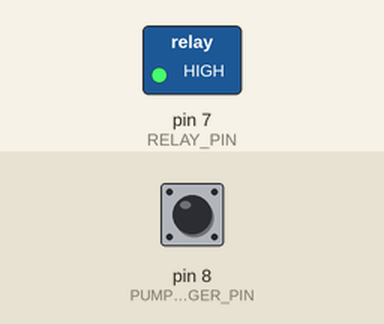
This sketch was run on a simulated Arduino Uno, built with avr-gcc and run on an emulated ATmega328P. On the bench: switched loads named in the sketch (green lamp = pin HIGH). Inputs (shaded band) come from the test bench; at power-on: pin 8 (PUMP_TRIGGER_PIN) HIGH. What the sketch prints to the serial monitor is not drawn.

Above: at 1.2 s.
1.3 s: pin 8 (PUMP_TRIGGER_PIN) pulled LOW for 0.15 s
At 2.6 s:
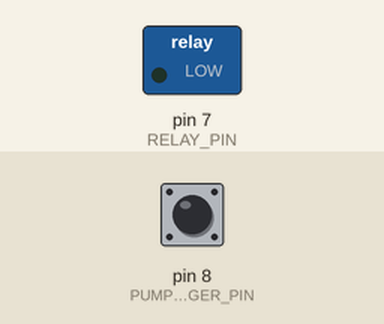
Timing chart, 0 to 22.7 s (numbered marks = the images above; inputs shaded):
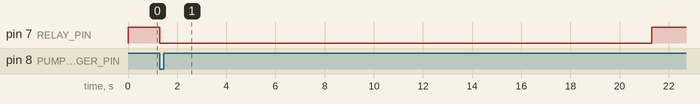

The sketch:

arduino.ino
```cpp
#define RELAY_PIN 7          // Relay IN pin
#define PUMP_TRIGGER_PIN 8   // From ESP D5

const unsigned long PUMP_DURATION_MS = 20000; // 20 sec

bool pumpRunning = false;
unsigned long pumpStartTime = 0;

void setup() {
  Serial.begin(9600);

  pinMode(RELAY_PIN, OUTPUT);
  digitalWrite(RELAY_PIN, HIGH);  // Pump OFF (active LOW)

  pinMode(PUMP_TRIGGER_PIN, INPUT_PULLUP); // idle HIGH, trigger on LOW

  Serial.println("Arduino Pump Controller Ready (digital trigger).");
}

void loop() {
  int triggerState = digitalRead(PUMP_TRIGGER_PIN);

  // When ESP pulls line LOW → trigger pump
  if (triggerState == LOW && !pumpRunning) {
    Serial.println("Trigger from ESP detected → starting pump.");
    startPump();
    // simple debounce so one pulse doesn't re-trigger
    delay(500);
  }

  // Auto-stop after 20 sec
  if (pumpRunning && millis() - pumpStartTime >= PUMP_DURATION_MS) {
    stopPump();
  }
}

void startPump() {
  pumpRunning = true;
  pumpStartTime = millis();
  digitalWrite(RELAY_PIN, LOW);  // ON
  Serial.println("Pump ON");
}

void stopPump() {
  pumpRunning = false;
  digitalWrite(RELAY_PIN, HIGH); // OFF
  Serial.println("Pump OFF");
}
```

Measured:
- after the input at 1.3 s, pin 7 (RELAY_PIN): HIGH → LOW at once, → HIGH 20.0 s later
